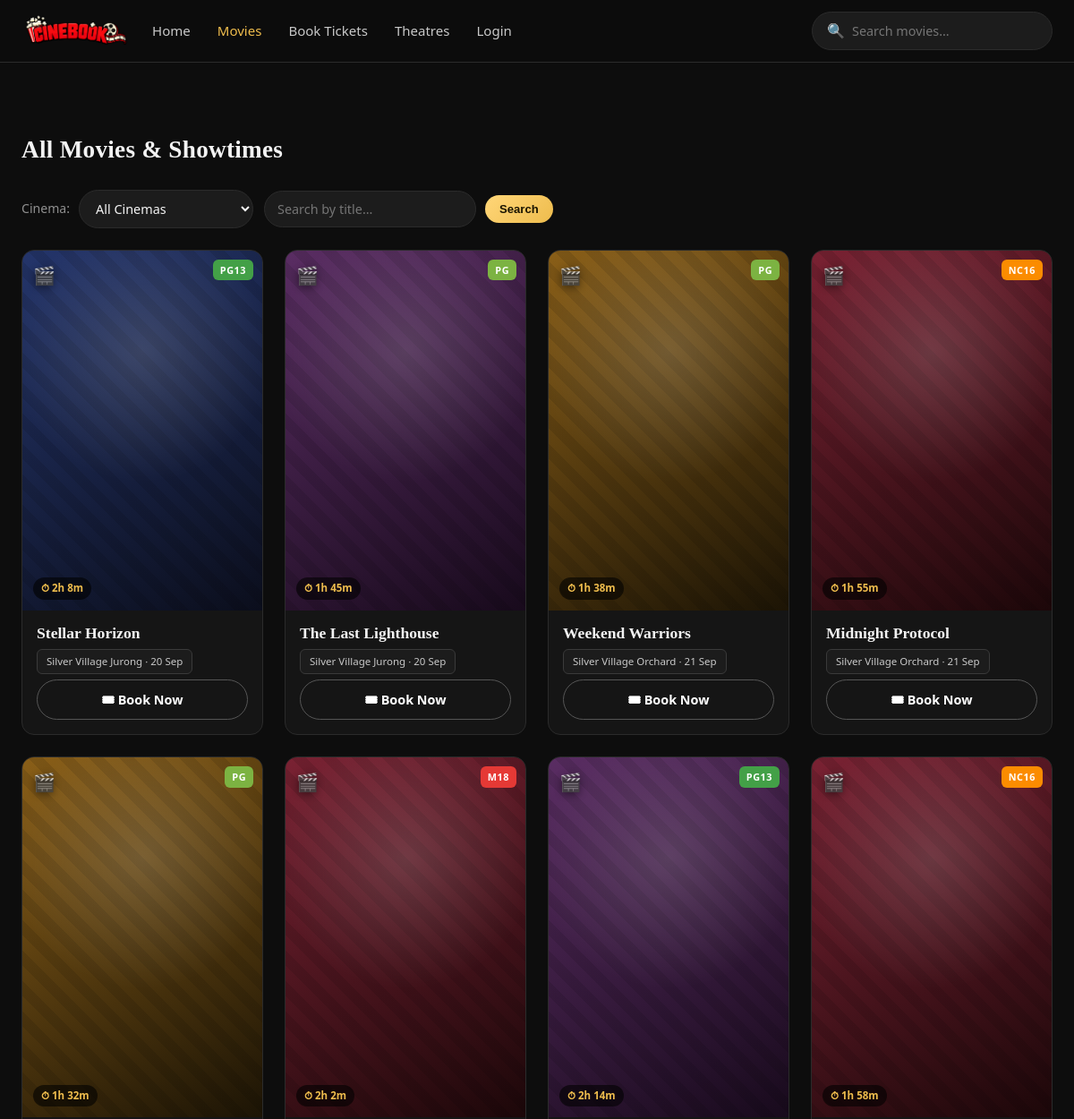
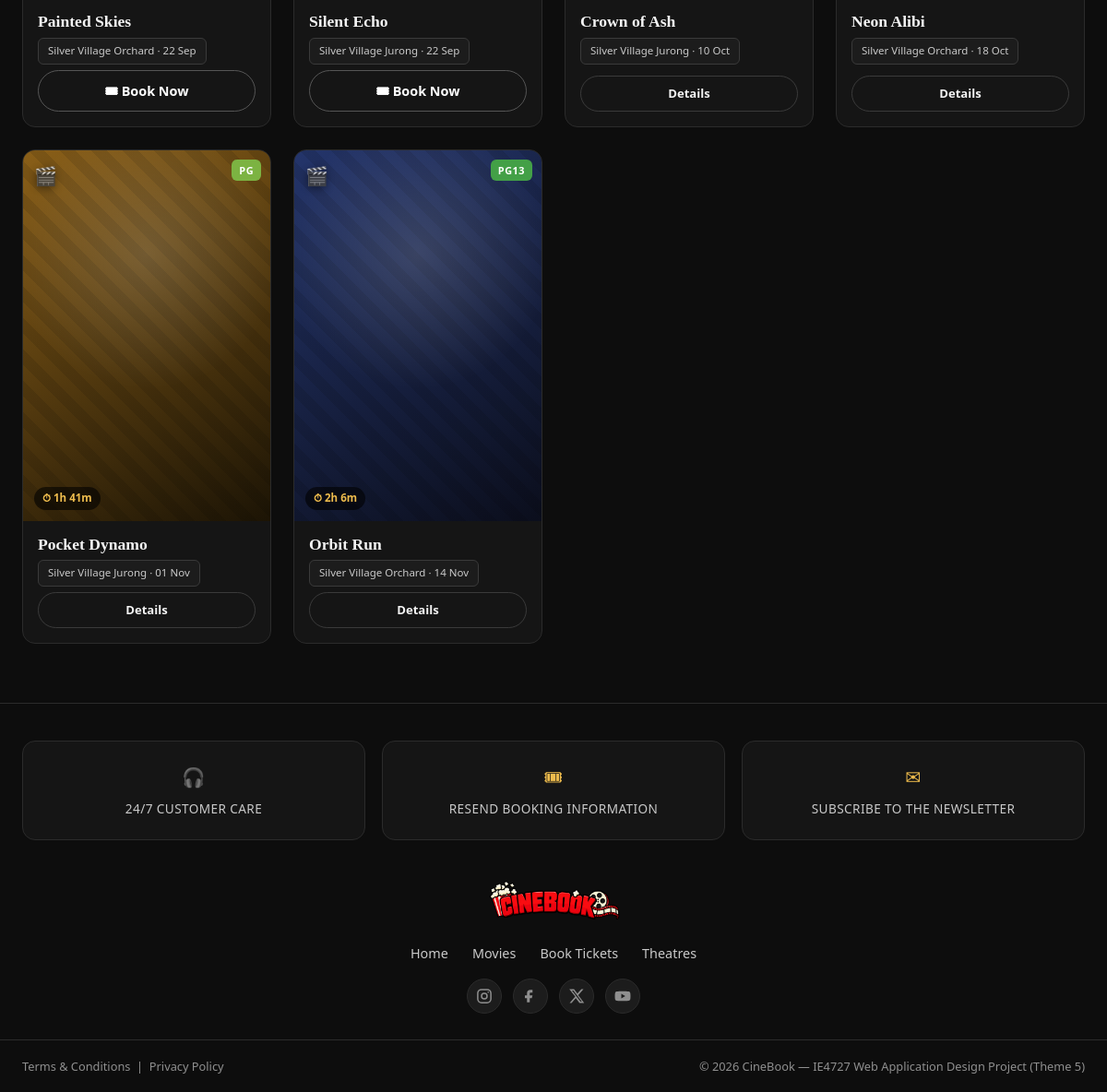
The app's page /movies.php with its own data (2 pictures, top to bottom).
### tables this page shows
CREATE TABLE movie (
    Movie_ID INT AUTO_INCREMENT PRIMARY KEY,
    Location VARCHAR(150),
    Date DATE,
    Showtime TIME,
    Description TEXT,
    Title VARCHAR(150) NOT NULL,
    Poster VARCHAR(255) NOT NULL DEFAULT '',
    Backdrop VARCHAR(255) NOT NULL DEFAULT '',
    Genre VARCHAR(80),
    Duration_Min INT,
    Certificate VARCHAR(10) DEFAULT 'PG',
    Stars TINYINT DEFAULT 4,
    Status VARCHAR(20) DEFAULT 'showing',
    Cinema_ID INT,
    FOREIGN KEY (Cinema_ID) REFERENCES cinema(Cinema_ID)
);

CREATE TABLE cinema (
    Cinema_ID INT AUTO_INCREMENT PRIMARY KEY,
    Cinema_Name VARCHAR(100) NOT NULL,
    Cinema_Cont VARCHAR(20),
    Bran_ID INT,
    FOREIGN KEY (Bran_ID) REFERENCES branch(Bran_ID)
);

### movies.php (the view, shortened to what this page needs)
<?php
require_once 'includes/db_connect.php';
include 'includes/header.php';
$q = trim($_GET['q'] ?? '');
$sql = "SELECT m.Movie_ID, m.Title, m.Genre, m.Duration_Min, m.Date, m.Showtime,
               m.Certificate, m.Stars, m.Status, m.Poster, c.Cinema_Name
        FROM movie m LEFT JOIN cinema c ON m.Cinema_ID = c.Cinema_ID
        WHERE m.Movie_ID IN (SELECT MIN(Movie_ID) FROM movie GROUP BY Title)";
$sql .= " ORDER BY m.Date ASC, m.Showtime ASC";
$stmt = $conn->prepare($sql);
$stmt->execute();
$result = $stmt->get_result();
?>
<div class="section-head">
    <h2><?php echo $q !== '' ? 'Results for “' . htmlspecialchars($q) . '”' : 'All Movies &amp; Showtimes'; ?></h2>
</div>
<div class="toolbar">
    <form method="GET" action="movies.php">
        <label for="cinema">Cinema:</label>
        <select name="cinema" id="cinema" onchange="this.form.submit()">
            <option value="0">All Cinemas</option>
        </select>
    </form>
    <form method="GET" action="movies.php">
        <input type="search" name="q" placeholder="Search by title…" value="<?php echo htmlspecialchars($q); ?>">
        <button type="submit" class="btn btn-sm">Search</button>
    </form>
</div>
<div class="movie-grid">
<?php if ($result && $result->num_rows > 0): ?>
    <?php while ($row = $result->fetch_assoc()): ?>
        <div class="movie-card">
            <a class="poster<?php echo poster_has_img($row['Poster']); ?>" data-genre="<?php echo htmlspecialchars($row['Genre']); ?>"<?php echo poster_style($row['Poster']); ?>
               href="movie_details.php?id=<?php echo $row['Movie_ID']; ?>">
                <?php echo cert_badge($row['Certificate']); ?>
                <span class="dur-pill">&#9201; <?php echo formatDuration($row['Duration_Min']); ?></span>
            </a>
            <div class="movie-card-foot">
                <a class="mc-title" href="movie_details.php?id=<?php echo $row['Movie_ID']; ?>"><?php echo htmlspecialchars($row['Title']); ?></a>
                <div class="mc-location"><?php echo htmlspecialchars($row['Cinema_Name']); ?> &middot; <?php echo date("d M", strtotime($row['Date'])); ?></div>
                <?php if ($row['Status'] === 'coming'): ?>
                    <a href="movie_details.php?id=<?php echo $row['Movie_ID']; ?>" class="btn btn-sm btn-ghost">Details</a>
                <?php else: ?>
                    <a href="booking.php?movie_id=<?php echo $row['Movie_ID']; ?>" class="book-now-btn">
                        🎟 Book Now
                    </a>
                <?php endif; ?>
            </div>
        </div>
    <?php endwhile; ?>
<?php else: ?>
    <div class="empty-state"><div class="big">&#128269;</div><p>No movies found<?php echo $q !== '' ? ' for “' . htmlspecialchars($q) . '”' : ''; ?>. <a href="movies.php" style="color:var(--gold);">Clear filters</a>.</p></div>
<?php endif; ?>
</div>
<?php include 'includes/footer.php'; $conn->close(); ?>

### includes/functions.php (shortened to what this page needs)
<?php
function poster_file($poster) {
    $poster = trim((string) $poster);
    return '';
}
function poster_has_img($poster) {
    return poster_file($poster) !== '' ? ' has-img' : '';
}
function poster_style($poster) {
    $f = poster_file($poster);
    if ($f === '') return '';
    return ' style="background-image:url(\'images/posters/' . htmlspecialchars(rawurlencode($f)) . '\')"';
}
function cert_badge($cert) {
    $cert = trim((string) $cert);
    $cls = preg_replace('/[^A-Z0-9]/', '', strtoupper($cert));
    return '<span class="cert-badge cert-' . $cls . '">' . htmlspecialchars($cert) . '</span>';
}

### records on screen
movie: Certificate "PG13", Duration_Min "2h 8m", Title "Stellar Horizon", Cinema_ID.Cinema_Name "Silver Village Jurong", Date "20 Sep"
movie: Certificate "PG", Duration_Min "1h 45m", Title "The Last Lighthouse", Cinema_ID.Cinema_Name "Silver Village Jurong", Date "20 Sep"
movie: Certificate "PG", Duration_Min "1h 38m", Title "Weekend Warriors", Cinema_ID.Cinema_Name "Silver Village Orchard", Date "21 Sep"
movie: Certificate "NC16", Duration_Min "1h 55m", Title "Midnight Protocol", Cinema_ID.Cinema_Name "Silver Village Orchard", Date "21 Sep"
movie: Certificate "PG", Duration_Min "1h 32m", Title "Painted Skies", Cinema_ID.Cinema_Name "Silver Village Orchard", Date "22 Sep"
movie: Certificate "M18", Duration_Min "2h 2m", Title "Silent Echo", Cinema_ID.Cinema_Name "Silver Village Jurong", Date "22 Sep"
movie: Certificate "PG13", Duration_Min "2h 14m", Title "Crown of Ash", Cinema_ID.Cinema_Name "Silver Village Jurong", Date "10 Oct"
movie: Certificate "NC16", Duration_Min "1h 58m", Title "Neon Alibi", Cinema_ID.Cinema_Name "Silver Village Orchard", Date "18 Oct"
movie: Certificate "PG", Duration_Min "1h 41m", Title "Pocket Dynamo", Cinema_ID.Cinema_Name "Silver Village Jurong", Date "01 Nov"
movie: Certificate "PG13", Duration_Min "2h 6m", Title "Orbit Run", Cinema_ID.Cinema_Name "Silver Village Orchard", Date "14 Nov"
